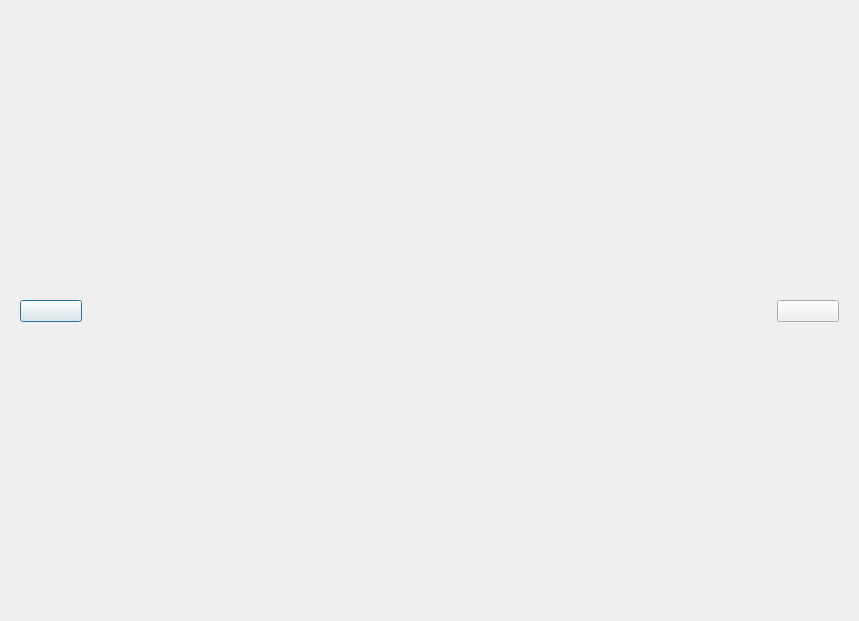
<?xml version="1.0" encoding="UTF-8"?>
<ui version="4.0">
 <class>PicShow</class>
 <widget class="QDialog" name="PicShow">
  <property name="geometry">
   <rect>
    <x>0</x>
    <y>0</y>
    <width>859</width>
    <height>621</height>
   </rect>
  </property>
  <property name="minimumSize">
   <size>
    <width>0</width>
    <height>0</height>
   </size>
  </property>
  <property name="windowTitle">
   <string>Dialog</string>
  </property>
  <layout class="QHBoxLayout" name="horizontalLayout">
   <item>
    <layout class="QGridLayout" name="gridLayout">
     <item row="1" column="4">
      <widget class="QLabel" name="label">
       <property name="text">
        <string/>
       </property>
      </widget>
     </item>
     <item row="1" column="0">
      <widget class="QWidget" name="widget" native="true">
       <property name="minimumSize">
        <size>
         <width>80</width>
         <height>0</height>
        </size>
       </property>
       <property name="maximumSize">
        <size>
         <width>80</width>
         <height>16777215</height>
        </size>
       </property>
       <layout class="QVBoxLayout" name="verticalLayout">
        <item>
         <widget class="PicButton" name="previousBtn">
          <property name="text">
           <string/>
          </property>
         </widget>
        </item>
       </layout>
      </widget>
     </item>
     <item row="0" column="4">
      <spacer name="verticalSpacer">
       <property name="orientation">
        <enum>Qt::Vertical</enum>
       </property>
       <property name="sizeHint" stdset="0">
        <size>
         <width>20</width>
         <height>40</height>
        </size>
       </property>
      </spacer>
     </item>
     <item row="1" column="5">
      <spacer name="horizontalSpacer_2">
       <property name="orientation">
        <enum>Qt::Horizontal</enum>
       </property>
       <property name="sizeHint" stdset="0">
        <size>
         <width>40</width>
         <height>20</height>
        </size>
       </property>
      </spacer>
     </item>
     <item row="1" column="1">
      <spacer name="horizontalSpacer">
       <property name="orientation">
        <enum>Qt::Horizontal</enum>
       </property>
       <property name="sizeHint" stdset="0">
        <size>
         <width>40</width>
         <height>20</height>
        </size>
       </property>
      </spacer>
     </item>
     <item row="1" column="6">
      <widget class="QWidget" name="widget_2" native="true">
       <property name="minimumSize">
        <size>
         <width>80</width>
         <height>0</height>
        </size>
       </property>
       <property name="maximumSize">
        <size>
         <width>80</width>
         <height>16777215</height>
        </size>
       </property>
       <layout class="QVBoxLayout" name="verticalLayout_2">
        <item>
         <widget class="PicButton" name="nextBtn">
          <property name="text">
           <string/>
          </property>
         </widget>
        </item>
       </layout>
      </widget>
     </item>
     <item row="2" column="4">
      <spacer name="verticalSpacer_2">
       <property name="orientation">
        <enum>Qt::Vertical</enum>
       </property>
       <property name="sizeHint" stdset="0">
        <size>
         <width>20</width>
         <height>40</height>
        </size>
       </property>
      </spacer>
     </item>
    </layout>
   </item>
  </layout>
 </widget>
 <customwidgets>
  <customwidget>
   <class>PicButton</class>
   <extends>QPushButton</extends>
   <header location="global">picbutton.h</header>
  </customwidget>
 </customwidgets>
 <resources/>
 <connections/>
</ui>
